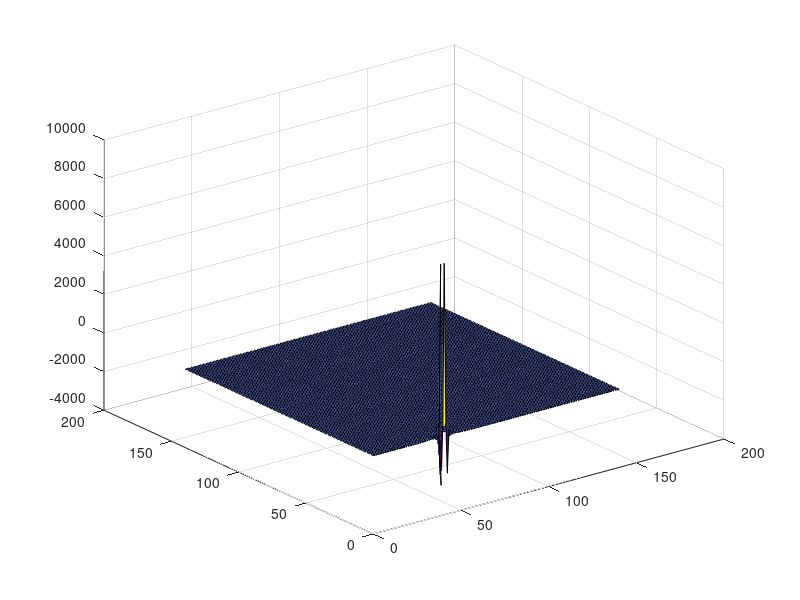

MATLAB code to generate this figure:
clc;
clear all;

h=0.005;
a=0.5;
b=0.3;

x = 0.3:h:1;
y = 0.3:h:1;

[X,Y]=meshgrid(x,y);

f1 = -log(X.^2 + Y.^2);
df1 = del2(f1,h);

f2 = log((X-a).^2 + (Y-b).^2);
df2 = del2(f2,h);


k = 1/sqrt(a^2+b^2);
f3 = log((X-k*a).^2 + (Y-k*b).^2);
df3 = del2(f2,h);

ss=df2+df3;

surf(ss)